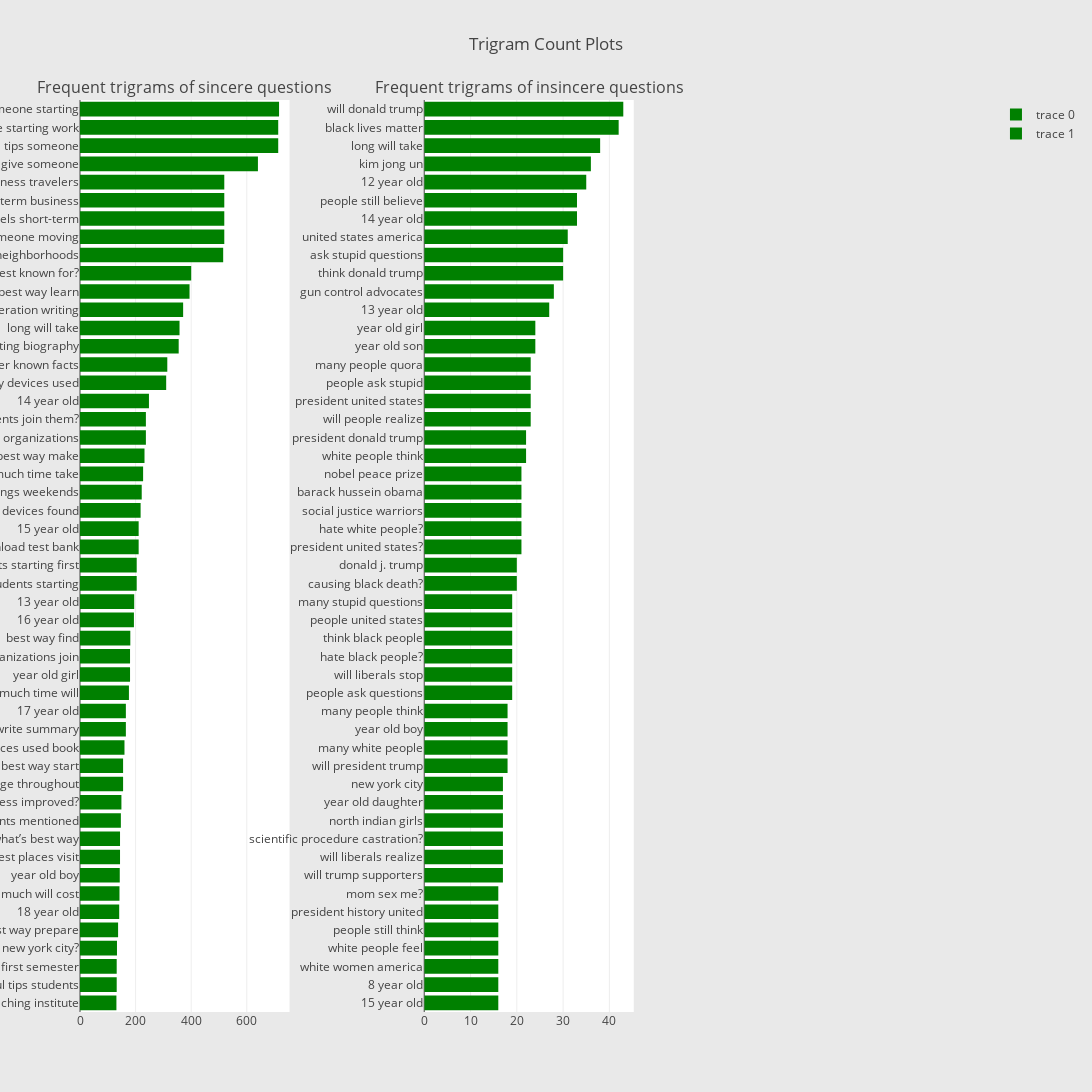

The code cell stored with this chart in its notebook:
### Code cell
freq_dict = defaultdict(int)
for sent in train_0["question_text"]:
    for word in generate_ngrams(sent, 3):
        freq_dict[word] += 1
fd_sorted = pd.DataFrame(sorted(freq_dict.items(), key=lambda x: x[1])[::-1])
fd_sorted.columns = ["word", "wordcount"]
trace0 = horizontal_bar_chart(fd_sorted.head(50), 'green')

freq_dict = defaultdict(int)
for sent in train_1["question_text"]:
    for word in generate_ngrams(sent, 3):
        freq_dict[word] += 1
fd_sorted = pd.DataFrame(sorted(freq_dict.items(), key=lambda x: x[1])[::-1])
fd_sorted.columns = ["word", "wordcount"]
trace1 = horizontal_bar_chart(fd_sorted.head(50), 'green')

# Creating two subplots
fig = tools.make_subplots(rows=1, cols=3, vertical_spacing=0.04, horizontal_spacing=0.15,
                         subplot_titles=["Frequent trigrams of sincere questions",
                                        "Frequent trigrams of insincere questions"])
fig.append_trace(trace0, 1, 1)
fig.append_trace(trace1, 1, 2)
fig['layout'].update(height=1200, width=1200, paper_bgcolor='rgb(233,233,233)', title="Trigram Count Plots")
py.iplot(fig, filename="word-plots")

### Figure 1 — Plotly figure (JSON) as saved in the notebook; plotly's stock layout.template omitted (floating-point values rounded to 4 significant figures)
{"data": [{"marker": {"color": "green"}, "orientation": "h", "showlegend": true, "type": "bar", "uid": "147a2cda-6945-4bfa-89dd-b17b2353e5e9", "x": [131, 132, 132, 133, 137, 141, 142, 143, 144, 144, 147, 149, 155, 155, 160, 165, 165, 176, 180, 180, 181, 194, 195, 204, 204, 211, 211, 218, 222, 227, 232, 237, 237, 248, 310, 314, 355, 358, 371, 394, 400, 515, 519, 519, 519, 519, 640, 713, 713, 716], "xaxis": "x", "y": ["best coaching institute", "useful tips students", "starting first semester", "new york city?", "best way prepare", "18 year old", "much will cost", "year old boy", "best places visit", "what’s best way", "controversial events mentioned", "manufacturing process improved?", "characters change throughout", "best way start", "devices used book", "tips write summary", "17 year old", "much time will", "year old girl", "student organizations join", "best way find", "16 year old", "13 year old", "tips students starting", "students starting first", "download test bank", "15 year old", "literary devices found", "best things weekends", "much time take", "best way make", "best student organizations", "students join them?", "14 year old", "literary devices used", "lesser known facts", "consideration writing biography", "long will take", "take consideration writing", "best way learn", "best known for?", "good bad neighborhoods", "give someone moving", "good hotels short-term", "hotels short-term business", "short-term business travelers", "advice give someone", "useful tips someone", "someone starting work", "tips someone starting"], "yaxis": "y"}, {"marker": {"color": "green"}, "orientation": "h", "showlegend": true, "type": "bar", "uid": "8ff70dfc-4d01-4d7d-b87f-562b4234d3dc", "x": [16, 16, 16, 16, 16, 16, 16, 17, 17, 17, 17, 17, 17, 18, 18, 18, 18, 19, 19, 19, 19, 19, 19, 20, 20, 21, 21, 21, 21, 21, 22, 22, 23, 23, 23, 23, 24, 24, 27, 28, 30, 30, 31, 33, 33, 35, 36, 38, 42, 43], "xaxis": "x2", "y": ["15 year old", "8 year old", "white women america", "white people feel", "people still think", "president history united", "mom sex me?", "will trump supporters", "will liberals realize", "scientific procedure castration?", "north indian girls", "year old daughter", "new york city", "will president trump", "many white people", "year old boy", "many people think", "people ask questions", "will liberals stop", "hate black people?", "think black people", "people united states", "many stupid questions", "causing black death?", "donald j. trump", "president united states?", "hate white people?", "social justice warriors", "barack hussein obama", "nobel peace prize", "white people think", "president donald trump", "will people realize", "president united states", "people ask stupid", "many people quora", "year old son", "year old girl", "13 year old", "gun control advocates", "think donald trump", "ask stupid questions", "united states america", "14 year old", "people still believe", "12 year old", "kim jong un", "long will take", "black lives matter", "will donald trump"], "yaxis": "y2"}], "layout": {"annotations": [{"font": {"size": 16}, "showarrow": false, "text": "Frequent trigrams of sincere questions", "x": 0.1167, "xanchor": "center", "xref": "paper", "y": 1, "yanchor": "bottom", "yref": "paper"}, {"font": {"size": 16}, "showarrow": false, "text": "Frequent trigrams of insincere questions", "x": 0.5, "xanchor": "center", "xref": "paper", "y": 1, "yanchor": "bottom", "yref": "paper"}], "height": 1200, "paper_bgcolor": "rgb(233,233,233)", "title": "Trigram Count Plots", "width": 1200, "xaxis": {"anchor": "y", "domain": [0, 0.2333]}, "xaxis2": {"anchor": "y2", "domain": [0.3833, 0.6167]}, "xaxis3": {"anchor": "y3", "domain": [0.7667, 1.0]}, "yaxis": {"anchor": "x", "domain": [0, 1]}, "yaxis2": {"anchor": "x2", "domain": [0, 1]}, "yaxis3": {"anchor": "x3", "domain": [0, 1]}}}
